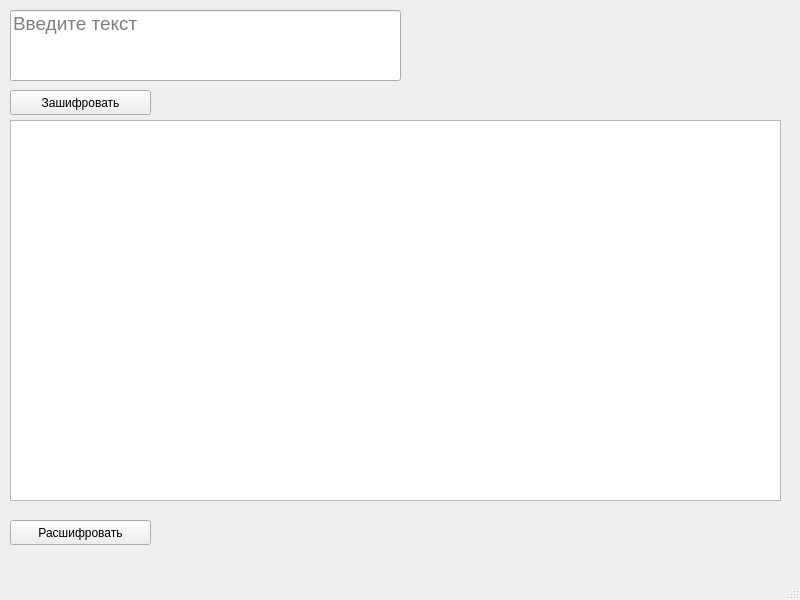
<?xml version="1.0" encoding="UTF-8"?>
<ui version="4.0">
 <class>MainWindow</class>
 <widget class="QMainWindow" name="MainWindow">
  <property name="geometry">
   <rect>
    <x>0</x>
    <y>0</y>
    <width>800</width>
    <height>600</height>
   </rect>
  </property>
  <property name="windowTitle">
   <string>MainWindow</string>
  </property>
  <widget class="QWidget" name="centralwidget">
   <widget class="QPushButton" name="un_shif">
    <property name="geometry">
     <rect>
      <x>10</x>
      <y>520</y>
      <width>141</width>
      <height>25</height>
     </rect>
    </property>
    <property name="text">
     <string>Расшифровать</string>
    </property>
   </widget>
   <widget class="QLineEdit" name="text_shifr">
    <property name="geometry">
     <rect>
      <x>10</x>
      <y>10</y>
      <width>391</width>
      <height>71</height>
     </rect>
    </property>
    <property name="font">
     <font>
      <pointsize>14</pointsize>
     </font>
    </property>
    <property name="whatsThis">
     <string/>
    </property>
    <property name="text">
     <string/>
    </property>
    <property name="alignment">
     <set>Qt::AlignLeading|Qt::AlignLeft|Qt::AlignTop</set>
    </property>
    <property name="placeholderText">
     <string>Введите текст</string>
    </property>
   </widget>
   <widget class="QPushButton" name="shifr">
    <property name="geometry">
     <rect>
      <x>10</x>
      <y>90</y>
      <width>141</width>
      <height>25</height>
     </rect>
    </property>
    <property name="focusPolicy">
     <enum>Qt::ClickFocus</enum>
    </property>
    <property name="text">
     <string>Зашифровать</string>
    </property>
   </widget>
   <widget class="QTextEdit" name="text_unshifr">
    <property name="geometry">
     <rect>
      <x>10</x>
      <y>120</y>
      <width>771</width>
      <height>381</height>
     </rect>
    </property>
   </widget>
  </widget>
  <widget class="QMenuBar" name="menubar">
   <property name="geometry">
    <rect>
     <x>0</x>
     <y>0</y>
     <width>800</width>
     <height>25</height>
    </rect>
   </property>
  </widget>
  <widget class="QStatusBar" name="statusbar"/>
 </widget>
 <resources/>
 <connections/>
</ui>
